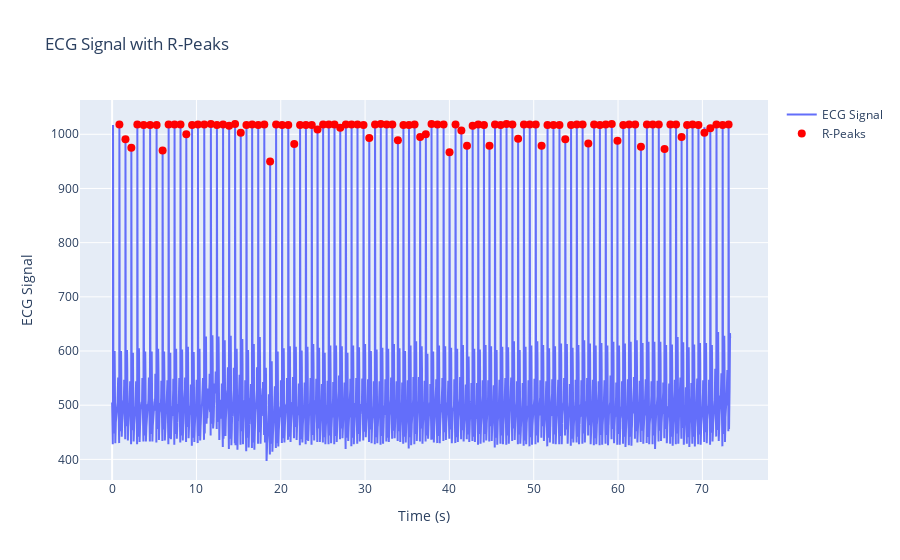
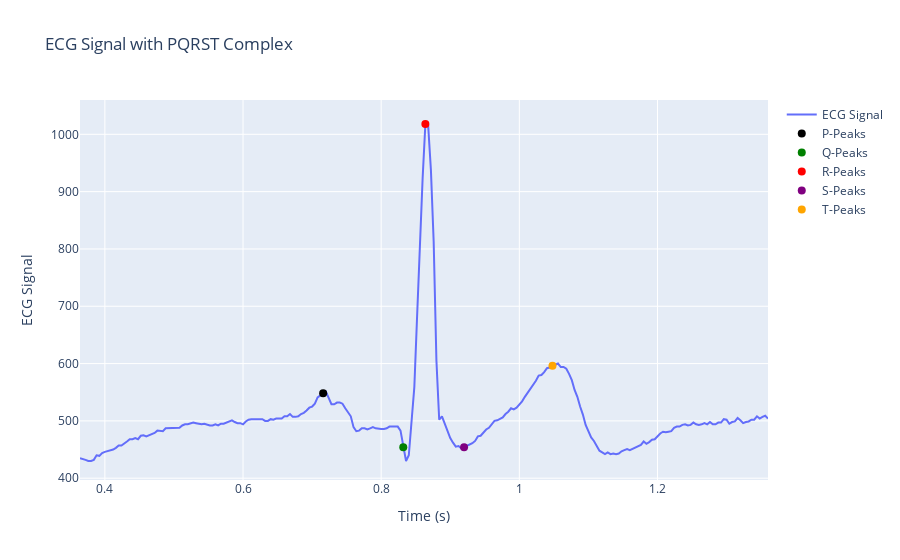

Write notebook code for charts like these, in order.
### Code cell
import pandas as pd
import neurokit2 as nk
import numpy as np
import plotly.graph_objects as go

csv_file = 'ecg_sample.csv'  
data = pd.read_csv(csv_file)                  #READ CSV FILE

ecg_data = data['Channel1']
time = np.arange(len(ecg_data)) / 250      # Create a time array in seconds
ecg_signal = nk.ecg_clean(ecg_data, sampling_rate=250)        #Clean 
peaks = nk.ecg_findpeaks(ecg_signal, sampling_rate=250)       #find peaks
heart_rate = nk.ecg_rate(peaks, sampling_rate=250)            #heart rate
average_heart_rate = np.mean(heart_rate)                      #mean of heart rate
print(f'Average Heart Rate: {average_heart_rate:.2f} BPM')    #print heart rate

fig = go.Figure()
fig.add_trace(go.Scatter(x=time, y=ecg_data, mode='lines', name='ECG Signal'))

fig.add_trace(go.Scatter(x=time[r_peak_indices], y=ecg_data.iloc[r_peak_indices],
                         mode='markers', name='R-Peaks', marker=dict(color='red', size=8)))

fig.update_layout(title='ECG Signal with R-Peaks',
                  xaxis_title='Time (s)',
                  yaxis_title='ECG Signal')

fig.show()          #plot all R-Peaks

_, delineate = nk.ecg_delineate(ecg_signal, r_peak_indices, sampling_rate=250) # Identify PQRST complexes using nk.ecg_delineate

p_peaks = np.array(delineate['ECG_P_Peaks'])  # Extract P, Q, R, S, T peaks and convert to NumPy arrays
q_peaks = np.array(delineate['ECG_Q_Peaks'])
s_peaks = np.array(delineate['ECG_S_Peaks'])
t_peaks = np.array(delineate['ECG_T_Peaks'])

if len(r_peak_indices) > 0:           # Select a single PQRST complex by choosing the R-peak with the highest value
    highest_r_peak_idx = r_peak_indices[0] 

    # Define a window around the R-peak to capture the full PQRST complex
    window_size = int(0.5 * 250)  # Half a second before and after the R-peak 
    start_idx = max(0, highest_r_peak_idx - window_size)  
    end_idx = min(len(ecg_signal), highest_r_peak_idx + window_size) 

    # Extract the time and ECG data for the window
    window_time = time[start_idx:end_idx]
    window_ecg = ecg_data[start_idx:end_idx]
    fig = go.Figure()
    
    fig.add_trace(go.Scatter(x=window_time, y=window_ecg, mode='lines', name='ECG Signal'))

    def plot_peaks(peaks, peak_name, color):
        # Filter peaks to be within the start and end index window
        window_peaks = [int(peak) for peak in peaks if start_idx <= peak < end_idx]
        
        if window_peaks:  # Check if there are any peaks within the window
            window_peaks = np.array(window_peaks, dtype=int)  # Ensure indices are integers
            fig.add_trace(go.Scatter(x=time[window_peaks], y=ecg_data.iloc[window_peaks],
                                    mode='markers', name=peak_name, marker=dict(color=color, size=8)))


    plot_peaks(p_peaks, 'P-Peaks', 'black')
    plot_peaks(q_peaks, 'Q-Peaks', 'green')
    plot_peaks(r_peak_indices, 'R-Peaks', 'red')
    plot_peaks(s_peaks, 'S-Peaks', 'purple')
    plot_peaks(t_peaks, 'T-Peaks', 'orange')

    fig.update_layout(title='ECG Signal with PQRST Complex',
                      xaxis_title='Time (s)',
                      yaxis_title='ECG Signal')
    fig.show()  #PQRST 
else:
    print("No R-peaks found.")

### Figure 1 — Plotly figure (JSON) as saved in the notebook; plotly's stock layout.template omitted (floating-point values rounded to 4 significant figures; data arrays with more than 128 entries replaced by an {"elided": "..."} marker saying what was removed)
{"data": [{"mode": "lines", "name": "ECG Signal", "type": "scatter", "x": {"elided": "18325 float values"}, "y": {"elided": "18325 int values"}}, {"marker": {"color": "red", "size": 8}, "mode": "markers", "name": "R-Peaks", "type": "scatter", "x": [0.864, 1.584, 2.28, 2.992, 3.74, 4.508, 5.276, 5.988, 6.7, 7.404, 8.112, 8.8, 9.484, 10.18, 10.93, 11.71, 12.43, 13.16, 13.88, 14.58, 15.26, 15.93, 16.61, 17.33, 18.05, 18.74, 19.45, 20.16, 20.89, 21.6, 22.29, 22.98, 23.68, 24.36, 25.02, 25.7, 26.37, 27.06, 27.72, 28.4, 29.1, 29.81, 30.5, 31.18, 31.86, 32.55, 33.23, 33.89, 34.55, 35.2, 35.87, 36.53, 37.2, 37.88, 38.58, 39.31, 40.02, 40.73, 41.42, 42.09, 42.76, 43.42, 44.1, 44.75, 45.41, 46.08, 46.78, 47.47, 48.15, 48.84, 49.53, 50.24, 50.93, 51.64, 52.34, 53.05, 53.74, 54.43, 55.11, 55.8, 56.48, 57.16, 57.84, 58.54, 59.26, 59.93, 60.62, 61.31, 62.03, 62.72, 63.42, 64.12, 64.83, 65.52, 66.21, 66.88, 67.54, 68.19, 68.84, 69.53, 70.24, 70.94, 71.67, 72.4, 73.11], "y": [1018, 991, 975, 1018, 1017, 1017, 1017, 970, 1018, 1018, 1018, 1000, 1017, 1018, 1018, 1019, 1017, 1018, 1016, 1019, 1003, 1017, 1018, 1017, 1018, 950, 1018, 1017, 1017, 982, 1017, 1017, 1017, 1009, 1018, 1018, 1018, 1012, 1018, 1018, 1018, 1017, 993, 1018, 1019, 1018, 1018, 989, 1017, 1017, 1018, 995, 1000, 1019, 1018, 1018, 967, 1018, 1007, 979, 1016, 1018, 1017, 979, 1018, 1017, 1019, 1018, 992, 1018, 1018, 1018, 979, 1017, 1017, 1017, 991, 1017, 1018, 1018, 983, 1018, 1017, 1018, 1019, 988, 1017, 1018, 1018, 977, 1018, 1018, 1018, 973, 1018, 1018, 995, 1017, 1018, 1017, 1003, 1011, 1018, 1017, 1018]}], "layout": {"title": {"text": "ECG Signal with R-Peaks"}, "xaxis": {"title": {"text": "Time (s)"}}, "yaxis": {"title": {"text": "ECG Signal"}}}}

### Figure 2 — Plotly figure (JSON) as saved in the notebook; plotly's stock layout.template omitted (floating-point values rounded to 4 significant figures; data arrays with more than 128 entries replaced by an {"elided": "..."} marker saying what was removed)
{"data": [{"mode": "lines", "name": "ECG Signal", "type": "scatter", "x": {"elided": "250 float values"}, "y": {"elided": "250 int values"}}, {"marker": {"color": "black", "size": 8}, "mode": "markers", "name": "P-Peaks", "type": "scatter", "x": [0.716], "y": [548]}, {"marker": {"color": "green", "size": 8}, "mode": "markers", "name": "Q-Peaks", "type": "scatter", "x": [0.832], "y": [454]}, {"marker": {"color": "red", "size": 8}, "mode": "markers", "name": "R-Peaks", "type": "scatter", "x": [0.864], "y": [1018]}, {"marker": {"color": "purple", "size": 8}, "mode": "markers", "name": "S-Peaks", "type": "scatter", "x": [0.92], "y": [454]}, {"marker": {"color": "orange", "size": 8}, "mode": "markers", "name": "T-Peaks", "type": "scatter", "x": [1.048], "y": [596]}], "layout": {"title": {"text": "ECG Signal with PQRST Complex"}, "xaxis": {"title": {"text": "Time (s)"}}, "yaxis": {"title": {"text": "ECG Signal"}}}}
